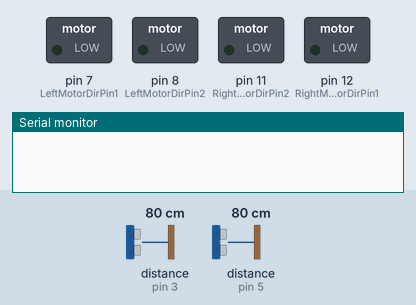
A sketch run on a simulated Arduino Uno, built with avr-gcc and run on an emulated ATmega328P. Shown: switched loads named in the sketch (green lamp = pin HIGH), the last lines printed to the serial monitor. Wiring (inferred from the names in the program): 2 × ultrasonic range finder: trigger pin 2, echo pin 3 / trigger pin 4, echo pin 5. The inputs (shaded band) are chosen by the test bench; at power-on: distance to the obstacle (sensors on pin 3, pin 5) 80 cm. The echo pulse lasts 58.3 µs per cm; pins used as bus, display or sensor lines are not drawn. At 1.0 s the program stops and its outputs stay as they are.

Above: at 0.1 s.
At 1.1 s:
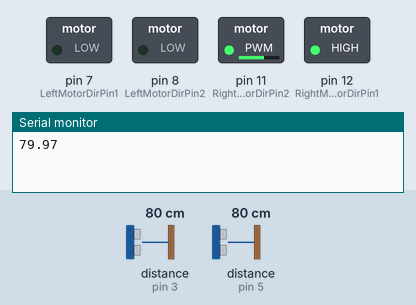
Timing chart, 0 to 2.5 s (numbered marks = the images above):
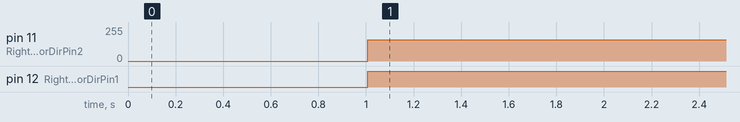

Measured:
- by itself, pin 11 (RightMotorDirPin2): 0/255 → 158/255 at 1.0 s
- by itself, pin 12 (RightMotorDirPin1): LOW → HIGH at 1.0 s

The sketch:

sonic_balance.ino
```cpp
// define front and back trig echo pins
const int trigPinF = 2;
const int echoPinF = 3;
const int trigPinB = 4;
const int echoPinB = 5;
// declare floats; the length of the sound wave and how far away the object is
float durationF, distanceF, durationB, distanceB, difference;

#define speedPinR 9    //  RIGHT PWM pin connect MODEL-X ENA
#define RightMotorDirPin1  12    //Right Motor direction pin 1 to MODEL-X IN1
#define RightMotorDirPin2  11    //Right Motor direction pin 2 to MODEL-X IN2
#define speedPinL 6    // Left PWM pin connect MODEL-X ENB
#define LeftMotorDirPin1  7    //Left Motor direction pin 1 to MODEL-X IN3
#define LeftMotorDirPin2  8   //Left Motor direction pin 1 to MODEL-X IN4

void setup() {
  // put your setup code here, to run once:
  pinMode(trigPinF, OUTPUT);
  pinMode(trigPinB, OUTPUT);
  pinMode(echoPinF, INPUT);
  pinMode(echoPinB, INPUT);
  Serial.begin(9600);

  pinMode(RightMotorDirPin1, OUTPUT);
  pinMode(RightMotorDirPin2, OUTPUT);
  pinMode(LeftMotorDirPin1, OUTPUT);
  pinMode(LeftMotorDirPin2, OUTPUT);
}

/*
 * set trigPin for 2 μS to ensure that pins is low first
 * set high for 10 μS (send out 8 cycle sonic burst)
 * set to low again
 * wait for the pin to go to starting state, starts timing, and then stops timing when it switches to the other state
 * start timing when the Echo pin goes high
 * store the time (μS) in the duration variable
 */
void loop() {
  // put your main code here, to run repeatedly:
  digitalWrite(trigPinF, LOW);
  digitalWrite(trigPinB, LOW);
  delayMicroseconds(2);
  digitalWrite(trigPinF, HIGH);
  digitalWrite(trigPinB, HIGH);
  delayMicroseconds(10);
  digitalWrite(trigPinF, LOW);
  digitalWrite(trigPinB, LOW);

  durationF = pulseIn(echoPinF, HIGH);
  durationB = pulseIn(echoPinB, HIGH);

  distanceF = (durationF*0.0343)/2; // speed of sound: .0343 c/μS, 2 sound travels to and back
  distanceB = (durationB*0.0343)/2;
  difference = distanceF - distanceB;
  Serial.println(difference);
  delay(1);

  while (difference > 0.3) {
    if (difference > 0) {
      analogWrite(RightMotorDirPin1, abs(difference)*50);
      analogWrite(RightMotorDirPin2, abs(difference)*50);
      analogWrite(LeftMotorDirPin1, -abs(difference)*50);
      analogWrite(LeftMotorDirPin1, -abs(difference)*50);
    } else {
      analogWrite(RightMotorDirPin1, -abs(difference)*50);
      analogWrite(RightMotorDirPin2, -abs(difference)*50);
      analogWrite(LeftMotorDirPin1, abs(difference)*50);
      analogWrite(LeftMotorDirPin1, abs(difference)*50);
    }
  }
}
```
